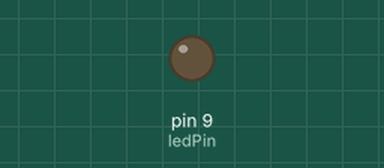
Bench run of a sketch on a simulated Arduino Uno, built with avr-gcc and run on an emulated ATmega328P. Shown: output pins drawn as LEDs (lit = HIGH).

Above: at 0.05 s.
At 0.75 s:
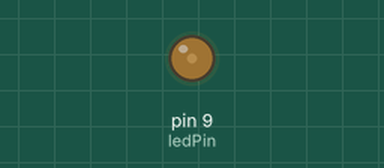
At 1.5 s:
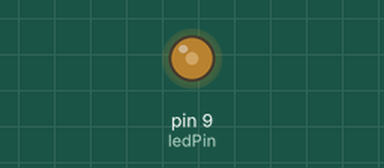
At 3.0 s:
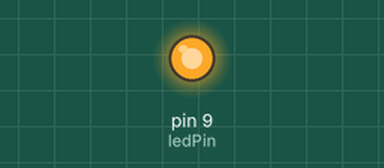
Timing chart, 0 to 6.9 s (numbered marks = the images above):
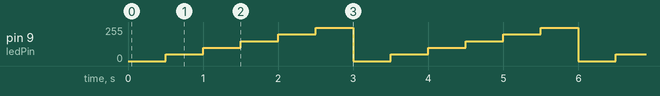

Measured:
- by itself, pin 9 (ledPin): repeats every 3.0 s: 100/255 0.50 s, 150/255 0.50 s, 200/255 0.50 s, 250/255 0.50 s, 0/255 0.50 s, 50/255 0.50 s

The sketch:

CIRC_01.ino
```cpp
/*
  *Blink
  *Turns on an LED on for one second, then off for one second, repeatedly.
  *The circuit:
  * LED connected from digital pin 13 to ground.
  * Note: On most Arduino boards, there is already an LED on the board
  * connected to pin 13, so you don’t need any extra components for this example.

  *Created 1 June 2005
  *By David Cuartielles
  *http://arduino.cc/en/Tutorial/Blink
  *based on an orginal by H. Barragan for the Wiring i/o board
*/

int ledPin =  9; //13;

// The setup() method runs once, when the sketch starts

void setup()   {
  // initialize the digital pin as an output:
  pinMode(ledPin, OUTPUT);
}

// the loop() method runs over and over again,
// as long as the Arduino has power

void loop()
{

  // Using digital pin 13 - switch to high or low.  Note that digitalWrite also is supported by analog pins
  /*
  digitalWrite(ledPin, HIGH);    // set the LED on
  delay(1000);                   // wait for a second
  digitalWrite(ledPin, LOW);     // set the LED off
  delay(1000);                   // wait for a second
  */

  // Using analog pin 9 - adjust brightness (allows for intermediate values)
  analogWrite(ledPin, 0);
  delay(500);
  analogWrite(ledPin, 50);
  delay(500);
  analogWrite(ledPin, 100);
  delay(500);
  analogWrite(ledPin, 150);
  delay(500);
  analogWrite(ledPin, 200);
  delay(500);
  analogWrite(ledPin, 250);
  delay(500);
}
```
